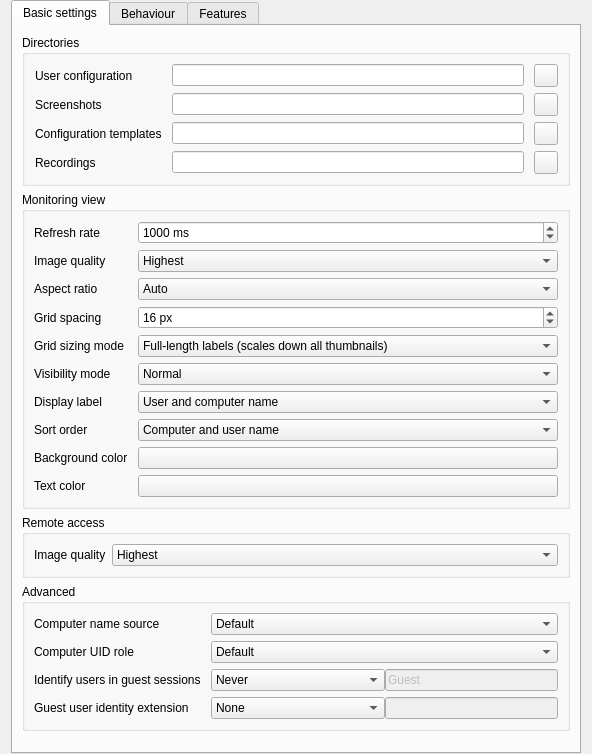
<?xml version="1.0" encoding="UTF-8"?>
<ui version="4.0">
 <class>MasterConfigurationPage</class>
 <widget class="QWidget" name="MasterConfigurationPage">
  <layout class="QVBoxLayout" name="verticalLayout_6">
   <property name="topMargin">
    <number>0</number>
   </property>
   <property name="bottomMargin">
    <number>0</number>
   </property>
   <item>
    <widget class="QTabWidget" name="tabWidget">
     <property name="currentIndex">
      <number>0</number>
     </property>
     <widget class="QWidget" name="tab">
      <attribute name="title">
       <string>Basic settings</string>
      </attribute>
      <layout class="QVBoxLayout" name="verticalLayout_2">
       <item>
        <widget class="QGroupBox" name="groupBox">
         <property name="title">
          <string>Directories</string>
         </property>
         <layout class="QGridLayout" name="gridLayout_3">
          <property name="leftMargin">
           <number>10</number>
          </property>
          <property name="horizontalSpacing">
           <number>10</number>
          </property>
          <item row="1" column="1">
           <widget class="QLineEdit" name="screenshotDirectory"/>
          </item>
          <item row="1" column="0">
           <widget class="QLabel" name="label">
            <property name="text">
             <string>Screenshots</string>
            </property>
           </widget>
          </item>
          <item row="1" column="2">
           <widget class="QToolButton" name="openScreenshotDirectory">
            <property name="icon">
             <iconset resource="../../core/resources/core.qrc">
              <normaloff>:/core/document-open.png</normaloff>:/core/document-open.png</iconset>
            </property>
           </widget>
          </item>
          <item row="0" column="1">
           <widget class="QLineEdit" name="userConfigurationDirectory"/>
          </item>
          <item row="0" column="2">
           <widget class="QToolButton" name="openUserConfigurationDirectory">
            <property name="icon">
             <iconset resource="../../core/resources/core.qrc">
              <normaloff>:/core/document-open.png</normaloff>:/core/document-open.png</iconset>
            </property>
           </widget>
          </item>
          <item row="0" column="0">
           <widget class="QLabel" name="label_2">
            <property name="text">
             <string>User configuration</string>
            </property>
           </widget>
          </item>
          <item row="2" column="0">
           <widget class="QLabel" name="label_15">
            <property name="text">
             <string>Configuration templates</string>
            </property>
           </widget>
          </item>
          <item row="2" column="1">
           <widget class="QLineEdit" name="configurationTemplatesDirectory"/>
          </item>
          <item row="2" column="2">
           <widget class="QToolButton" name="openConfigurationTemplatesDirectory">
            <property name="icon">
             <iconset resource="../../core/resources/core.qrc">
              <normaloff>:/core/document-open.png</normaloff>:/core/document-open.png</iconset>
            </property>
           </widget>
          </item>
          <item row="3" column="0">
           <widget class="QLabel" name="label_recordings">
            <property name="text">
             <string>Recordings</string>
            </property>
           </widget>
          </item>
          <item row="3" column="1">
           <widget class="QLineEdit" name="recordingsDirectory"/>
          </item>
          <item row="3" column="2">
           <widget class="QToolButton" name="openRecordingsDirectory">
            <property name="icon">
             <iconset resource="../../core/resources/core.qrc">
              <normaloff>:/core/document-open.png</normaloff>:/core/document-open.png</iconset>
            </property>
           </widget>
          </item>
         </layout>
        </widget>
       </item>
       <item>
        <widget class="QGroupBox" name="groupBox_4">
         <property name="title">
          <string>Monitoring view</string>
         </property>
         <layout class="QGridLayout" name="gridLayout_2" columnstretch="0,1">
          <property name="horizontalSpacing">
           <number>10</number>
          </property>
          <item row="12" column="0">
           <widget class="QLabel" name="label_6">
            <property name="text">
             <string>Background color</string>
            </property>
           </widget>
          </item>
          <item row="10" column="0">
           <widget class="QLabel" name="label_10">
            <property name="text">
             <string>Sort order</string>
            </property>
           </widget>
          </item>
          <item row="13" column="0">
           <widget class="QLabel" name="label_9">
            <property name="text">
             <string>Text color</string>
            </property>
           </widget>
          </item>
          <item row="13" column="1">
           <widget class="QPushButton" name="computerMonitoringTextColor"/>
          </item>
          <item row="7" column="0">
           <widget class="QLabel" name="label_16">
            <property name="text">
             <string>Visibility mode</string>
            </property>
           </widget>
          </item>
          <item row="5" column="1">
           <widget class="QSpinBox" name="computerMonitoringThumbnailSpacing">
            <property name="suffix">
             <string> px</string>
            </property>
            <property name="prefix">
             <string/>
            </property>
            <property name="minimum">
             <number>2</number>
            </property>
            <property name="maximum">
             <number>50</number>
            </property>
            <property name="value">
             <number>16</number>
            </property>
           </widget>
          </item>
          <item row="4" column="0">
           <widget class="QLabel" name="label_12">
            <property name="text">
             <string>Aspect ratio</string>
            </property>
           </widget>
          </item>
          <item row="7" column="1">
           <widget class="QComboBox" name="computerMonitoringVisibilityMode">
            <item>
             <property name="text">
              <string>Normal</string>
             </property>
            </item>
            <item>
             <property name="text">
              <string>Blurred</string>
             </property>
            </item>
            <item>
             <property name="text">
              <string>Hidden</string>
             </property>
            </item>
           </widget>
          </item>
          <item row="12" column="1">
           <widget class="QPushButton" name="computerMonitoringBackgroundColor"/>
          </item>
          <item row="0" column="1">
           <widget class="QSpinBox" name="computerMonitoringUpdateInterval">
            <property name="suffix">
             <string> ms</string>
            </property>
            <property name="minimum">
             <number>250</number>
            </property>
            <property name="maximum">
             <number>10000</number>
            </property>
            <property name="singleStep">
             <number>250</number>
            </property>
            <property name="value">
             <number>1000</number>
            </property>
           </widget>
          </item>
          <item row="8" column="1">
           <widget class="QComboBox" name="computerDisplayRoleContent">
            <item>
             <property name="text">
              <string>User and computer name</string>
             </property>
            </item>
            <item>
             <property name="text">
              <string>Only user name</string>
             </property>
            </item>
            <item>
             <property name="text">
              <string>Only computer name</string>
             </property>
            </item>
           </widget>
          </item>
          <item row="1" column="1">
           <widget class="QComboBox" name="computerMonitoringImageQuality">
            <item>
             <property name="text">
              <string>Highest</string>
             </property>
            </item>
            <item>
             <property name="text">
              <string>High</string>
             </property>
            </item>
            <item>
             <property name="text">
              <string>Medium</string>
             </property>
            </item>
            <item>
             <property name="text">
              <string>Low</string>
             </property>
            </item>
            <item>
             <property name="text">
              <string>Lowest</string>
             </property>
            </item>
           </widget>
          </item>
          <item row="10" column="1">
           <widget class="QComboBox" name="computerMonitoringSortOrder">
            <item>
             <property name="text">
              <string>Computer and user name</string>
             </property>
            </item>
            <item>
             <property name="text">
              <string>Only user name</string>
             </property>
            </item>
            <item>
             <property name="text">
              <string>Only computer name</string>
             </property>
            </item>
            <item>
             <property name="text">
              <string>Only last part of user name</string>
             </property>
            </item>
           </widget>
          </item>
          <item row="5" column="0">
           <widget class="QLabel" name="label_11">
            <property name="text">
             <string>Grid spacing</string>
            </property>
           </widget>
          </item>
          <item row="1" column="0">
           <widget class="QLabel" name="label_13">
            <property name="text">
             <string>Image quality</string>
            </property>
           </widget>
          </item>
          <item row="4" column="1">
           <widget class="QComboBox" name="computerMonitoringAspectRatio">
            <item>
             <property name="text">
              <string>Auto</string>
             </property>
            </item>
            <item>
             <property name="text">
              <string notr="true">16:9</string>
             </property>
            </item>
            <item>
             <property name="text">
              <string notr="true">16:10</string>
             </property>
            </item>
            <item>
             <property name="text">
              <string notr="true">3:2</string>
             </property>
            </item>
            <item>
             <property name="text">
              <string notr="true">4:3</string>
             </property>
            </item>
           </widget>
          </item>
          <item row="8" column="0">
           <widget class="QLabel" name="label_8">
            <property name="text">
             <string>Display label</string>
            </property>
           </widget>
          </item>
          <item row="0" column="0">
           <widget class="QLabel" name="label_7">
            <property name="text">
             <string>Refresh rate</string>
            </property>
           </widget>
          </item>
          <item row="6" column="0">
           <widget class="QLabel" name="label_17">
            <property name="text">
             <string>Grid sizing mode</string>
            </property>
           </widget>
          </item>
          <item row="6" column="1">
           <widget class="QComboBox" name="computerMonitoringGridSizingMode">
            <item>
             <property name="text">
              <string>Full-length labels (scales down all thumbnails)</string>
             </property>
            </item>
            <item>
             <property name="text">
              <string>Maximized thumbnails (truncated labels)</string>
             </property>
            </item>
           </widget>
          </item>
         </layout>
        </widget>
       </item>
       <item>
        <widget class="QGroupBox" name="groupBox_5">
         <property name="title">
          <string>Remote access</string>
         </property>
         <layout class="QGridLayout" name="gridLayout_5" columnstretch="0,1">
          <item row="0" column="0">
           <widget class="QLabel" name="label_14">
            <property name="text">
             <string>Image quality</string>
            </property>
           </widget>
          </item>
          <item row="0" column="1">
           <widget class="QComboBox" name="remoteAccessImageQuality">
            <item>
             <property name="text">
              <string>Highest</string>
             </property>
            </item>
            <item>
             <property name="text">
              <string>High</string>
             </property>
            </item>
            <item>
             <property name="text">
              <string>Medium</string>
             </property>
            </item>
            <item>
             <property name="text">
              <string>Low</string>
             </property>
            </item>
            <item>
             <property name="text">
              <string>Lowest</string>
             </property>
            </item>
           </widget>
          </item>
         </layout>
        </widget>
       </item>
       <item>
        <widget class="QGroupBox" name="advancedSettingsGroupBox">
         <property name="title">
          <string>Advanced</string>
         </property>
         <layout class="QGridLayout" name="gridLayout_4" columnstretch="0,1">
          <property name="horizontalSpacing">
           <number>10</number>
          </property>
          <item row="0" column="0">
           <widget class="QLabel" name="computerNameSourceLabel">
            <property name="text">
             <string>Computer name source</string>
            </property>
           </widget>
          </item>
          <item row="2" column="0">
           <widget class="QLabel" name="identifyUsersInGuestSessionsLabel">
            <property name="text">
             <string>Identify users in guest sessions</string>
            </property>
           </widget>
          </item>
          <item row="1" column="1">
           <widget class="QComboBox" name="computerUidRoleContent">
            <item>
             <property name="text">
              <string>Default</string>
             </property>
            </item>
            <item>
             <property name="text">
              <string>Session meta data hash</string>
             </property>
            </item>
           </widget>
          </item>
          <item row="2" column="1">
           <layout class="QHBoxLayout" name="idententifyUsersLayout" stretch="1,1">
            <item>
             <widget class="QComboBox" name="guestUserProperty">
              <property name="sizeAdjustPolicy">
               <enum>QComboBox::SizeAdjustPolicy::AdjustToContents</enum>
              </property>
              <item>
               <property name="text">
                <string>Never</string>
               </property>
              </item>
              <item>
               <property name="text">
                <string>If login name matches</string>
               </property>
              </item>
              <item>
               <property name="text">
                <string>If full name matches</string>
               </property>
              </item>
             </widget>
            </item>
            <item>
             <widget class="QLineEdit" name="guestUserValue">
              <property name="enabled">
               <bool>false</bool>
              </property>
              <property name="text">
               <string>Guest</string>
              </property>
             </widget>
            </item>
           </layout>
          </item>
          <item row="1" column="0">
           <widget class="QLabel" name="computerUidRoleContentLabel">
            <property name="text">
             <string>Computer UID role</string>
            </property>
           </widget>
          </item>
          <item row="0" column="1">
           <widget class="QComboBox" name="computerNameSource">
            <item>
             <property name="text">
              <string>Default</string>
             </property>
            </item>
            <item>
             <property name="text">
              <string>Host address</string>
             </property>
            </item>
            <item>
             <property name="text">
              <string>Session client address</string>
             </property>
            </item>
            <item>
             <property name="text">
              <string>Session client name</string>
             </property>
            </item>
            <item>
             <property name="text">
              <string>Session host name</string>
             </property>
            </item>
            <item>
             <property name="text">
              <string>Session metadata</string>
             </property>
            </item>
            <item>
             <property name="text">
              <string>Full name of user</string>
             </property>
            </item>
            <item>
             <property name="text">
              <string>User login name</string>
             </property>
            </item>
           </widget>
          </item>
          <item row="3" column="0">
           <widget class="QLabel" name="guestUserIdentityExtensionLabel">
            <property name="text">
             <string>Guest user identity extension</string>
            </property>
           </widget>
          </item>
          <item row="3" column="1">
           <layout class="QHBoxLayout" name="guestUserIdentityExtensionLayout" stretch="1,1">
            <item>
             <widget class="QComboBox" name="guestUserIdentityExtensionType">
              <property name="sizeAdjustPolicy">
               <enum>QComboBox::SizeAdjustPolicy::AdjustToContents</enum>
              </property>
              <item>
               <property name="text">
                <string>None</string>
               </property>
              </item>
              <item>
               <property name="text">
                <string>Prefix</string>
               </property>
              </item>
              <item>
               <property name="text">
                <string>Suffix</string>
               </property>
              </item>
             </widget>
            </item>
            <item>
             <widget class="QLineEdit" name="guestUserIdentityExtensionValue">
              <property name="enabled">
               <bool>false</bool>
              </property>
             </widget>
            </item>
           </layout>
          </item>
         </layout>
        </widget>
       </item>
       <item>
        <spacer name="verticalSpacer">
         <property name="orientation">
          <enum>Qt::Orientation::Vertical</enum>
         </property>
         <property name="sizeHint" stdset="0">
          <size>
           <width>20</width>
           <height>10</height>
          </size>
         </property>
        </spacer>
       </item>
      </layout>
     </widget>
     <widget class="QWidget" name="tab_3">
      <attribute name="title">
       <string>Behaviour</string>
      </attribute>
      <layout class="QVBoxLayout" name="verticalLayout_4">
       <item>
        <widget class="QGroupBox" name="groupBox_2">
         <property name="title">
          <string>Program start</string>
         </property>
         <layout class="QVBoxLayout" name="verticalLayout_3">
          <item>
           <widget class="QCheckBox" name="accessControlForMasterEnabled">
            <property name="text">
             <string>Perform access control</string>
            </property>
           </widget>
          </item>
          <item>
           <widget class="QCheckBox" name="autoSelectCurrentLocation">
            <property name="text">
             <string>Automatically select current location</string>
            </property>
           </widget>
          </item>
          <item>
           <widget class="QCheckBox" name="autoAdjustMonitoringIconSize">
            <property name="text">
             <string>Automatically adjust computer icon size</string>
            </property>
           </widget>
          </item>
          <item>
           <widget class="QCheckBox" name="autoOpenComputerSelectPanel">
            <property name="text">
             <string>Automatically open computer select panel</string>
            </property>
           </widget>
          </item>
         </layout>
        </widget>
       </item>
       <item>
        <widget class="QGroupBox" name="groupBox_6">
         <property name="title">
          <string>Computer locations</string>
         </property>
         <layout class="QVBoxLayout" name="verticalLayout_5">
          <item>
           <widget class="QCheckBox" name="showCurrentLocationOnly">
            <property name="text">
             <string>Show current location only</string>
            </property>
           </widget>
          </item>
          <item>
           <widget class="QCheckBox" name="allowAddingHiddenLocations">
            <property name="enabled">
             <bool>false</bool>
            </property>
            <property name="text">
             <string>Allow adding hidden locations manually</string>
            </property>
           </widget>
          </item>
          <item>
           <widget class="QCheckBox" name="hideLocalComputer">
            <property name="text">
             <string>Hide local computer</string>
            </property>
           </widget>
          </item>
          <item>
           <widget class="QCheckBox" name="hideOwnSession">
            <property name="text">
             <string>Hide local session</string>
            </property>
           </widget>
          </item>
          <item>
           <widget class="QCheckBox" name="hideEmptyLocations">
            <property name="text">
             <string>Hide empty locations</string>
            </property>
           </widget>
          </item>
          <item>
           <widget class="QCheckBox" name="hideComputerFilter">
            <property name="text">
             <string>Hide computer filter field</string>
            </property>
           </widget>
          </item>
          <item>
           <widget class="QCheckBox" name="expandLocations">
            <property name="text">
             <string>Always expand all locations</string>
            </property>
           </widget>
          </item>
         </layout>
        </widget>
       </item>
       <item>
        <widget class="QGroupBox" name="groupBox_3">
         <property name="title">
          <string>Modes and features</string>
         </property>
         <layout class="QGridLayout" name="gridLayout" columnstretch="0,1">
          <item row="0" column="0" colspan="2">
           <widget class="QCheckBox" name="enforceSelectedModeForClients">
            <property name="text">
             <string>Enforce selected mode for client computers</string>
            </property>
           </widget>
          </item>
          <item row="1" column="0" colspan="2">
           <widget class="QCheckBox" name="confirmUnsafeActions">
            <property name="toolTip">
             <string>Actions such as rebooting or powering down computers</string>
            </property>
            <property name="text">
             <string>Show confirmation dialog for potentially unsafe actions</string>
            </property>
           </widget>
          </item>
          <item row="3" column="1">
           <widget class="QComboBox" name="computerDoubleClickFeature"/>
          </item>
          <item row="3" column="0">
           <widget class="QLabel" name="label_3">
            <property name="text">
             <string>Feature on computer double click:</string>
            </property>
           </widget>
          </item>
          <item row="2" column="0" colspan="2">
           <widget class="QCheckBox" name="showFeatureWindowsOnSameScreen">
            <property name="text">
             <string>Open feature windows on the same screen as the main window</string>
            </property>
           </widget>
          </item>
         </layout>
        </widget>
       </item>
       <item>
        <spacer name="verticalSpacer_2">
         <property name="orientation">
          <enum>Qt::Orientation::Vertical</enum>
         </property>
         <property name="sizeHint" stdset="0">
          <size>
           <width>20</width>
           <height>10</height>
          </size>
         </property>
        </spacer>
       </item>
      </layout>
     </widget>
     <widget class="QWidget" name="tab_2">
      <attribute name="title">
       <string>Features</string>
      </attribute>
      <layout class="QVBoxLayout" name="verticalLayout">
       <item>
        <layout class="QGridLayout" name="gridLayout_6">
         <item row="0" column="0">
          <widget class="QLabel" name="label_4">
           <property name="text">
            <string>All features</string>
           </property>
          </widget>
         </item>
         <item row="0" column="2">
          <widget class="QLabel" name="label_5">
           <property name="text">
            <string>Disabled features</string>
           </property>
          </widget>
         </item>
         <item row="1" column="0">
          <widget class="QListWidget" name="allFeaturesListWidget"/>
         </item>
         <item row="1" column="1">
          <layout class="QVBoxLayout" name="verticalLayout_18">
           <item>
            <spacer name="verticalSpacer_15">
             <property name="orientation">
              <enum>Qt::Orientation::Vertical</enum>
             </property>
             <property name="sizeHint" stdset="0">
              <size>
               <width>20</width>
               <height>40</height>
              </size>
             </property>
            </spacer>
           </item>
           <item>
            <widget class="QToolButton" name="disableFeatureButton">
             <property name="icon">
              <iconset resource="../../core/resources/core.qrc">
               <normaloff>:/core/go-next.png</normaloff>:/core/go-next.png</iconset>
             </property>
            </widget>
           </item>
           <item>
            <widget class="QToolButton" name="enableFeatureButton">
             <property name="icon">
              <iconset resource="../../core/resources/core.qrc">
               <normaloff>:/core/go-previous.png</normaloff>:/core/go-previous.png</iconset>
             </property>
            </widget>
           </item>
           <item>
            <spacer name="verticalSpacer_16">
             <property name="orientation">
              <enum>Qt::Orientation::Vertical</enum>
             </property>
             <property name="sizeHint" stdset="0">
              <size>
               <width>20</width>
               <height>40</height>
              </size>
             </property>
            </spacer>
           </item>
          </layout>
         </item>
         <item row="1" column="2">
          <widget class="QListWidget" name="disabledFeaturesListWidget"/>
         </item>
        </layout>
       </item>
      </layout>
     </widget>
    </widget>
   </item>
  </layout>
 </widget>
 <tabstops>
  <tabstop>tabWidget</tabstop>
  <tabstop>userConfigurationDirectory</tabstop>
  <tabstop>screenshotDirectory</tabstop>
  <tabstop>configurationTemplatesDirectory</tabstop>
  <tabstop>openUserConfigurationDirectory</tabstop>
  <tabstop>openScreenshotDirectory</tabstop>
  <tabstop>openConfigurationTemplatesDirectory</tabstop>
  <tabstop>computerMonitoringUpdateInterval</tabstop>
  <tabstop>computerMonitoringImageQuality</tabstop>
  <tabstop>computerMonitoringAspectRatio</tabstop>
  <tabstop>computerMonitoringThumbnailSpacing</tabstop>
  <tabstop>computerMonitoringGridSizingMode</tabstop>
  <tabstop>computerMonitoringVisibilityMode</tabstop>
  <tabstop>computerDisplayRoleContent</tabstop>
  <tabstop>computerMonitoringSortOrder</tabstop>
  <tabstop>computerMonitoringBackgroundColor</tabstop>
  <tabstop>computerMonitoringTextColor</tabstop>
  <tabstop>remoteAccessImageQuality</tabstop>
  <tabstop>computerNameSource</tabstop>
  <tabstop>computerUidRoleContent</tabstop>
  <tabstop>guestUserProperty</tabstop>
  <tabstop>guestUserValue</tabstop>
  <tabstop>guestUserIdentityExtensionType</tabstop>
  <tabstop>guestUserIdentityExtensionValue</tabstop>
  <tabstop>accessControlForMasterEnabled</tabstop>
  <tabstop>autoSelectCurrentLocation</tabstop>
  <tabstop>autoAdjustMonitoringIconSize</tabstop>
  <tabstop>autoOpenComputerSelectPanel</tabstop>
  <tabstop>showCurrentLocationOnly</tabstop>
  <tabstop>allowAddingHiddenLocations</tabstop>
  <tabstop>hideLocalComputer</tabstop>
  <tabstop>hideOwnSession</tabstop>
  <tabstop>hideEmptyLocations</tabstop>
  <tabstop>hideComputerFilter</tabstop>
  <tabstop>expandLocations</tabstop>
  <tabstop>enforceSelectedModeForClients</tabstop>
  <tabstop>confirmUnsafeActions</tabstop>
  <tabstop>showFeatureWindowsOnSameScreen</tabstop>
  <tabstop>computerDoubleClickFeature</tabstop>
  <tabstop>allFeaturesListWidget</tabstop>
  <tabstop>disableFeatureButton</tabstop>
  <tabstop>enableFeatureButton</tabstop>
  <tabstop>disabledFeaturesListWidget</tabstop>
 </tabstops>
 <resources>
  <include location="../../core/resources/core.qrc"/>
 </resources>
 <connections>
  <connection>
   <sender>showCurrentLocationOnly</sender>
   <signal>toggled(bool)</signal>
   <receiver>allowAddingHiddenLocations</receiver>
   <slot>setEnabled(bool)</slot>
   <hints>
    <hint type="sourcelabel">
     <x>380</x>
     <y>343</y>
    </hint>
    <hint type="destinationlabel">
     <x>380</x>
     <y>389</y>
    </hint>
   </hints>
  </connection>
  <connection>
   <sender>allFeaturesListWidget</sender>
   <signal>doubleClicked(QModelIndex)</signal>
   <receiver>MasterConfigurationPage</receiver>
   <slot>disableFeature()</slot>
   <hints>
    <hint type="sourcelabel">
     <x>224</x>
     <y>682</y>
    </hint>
    <hint type="destinationlabel">
     <x>444</x>
     <y>413</y>
    </hint>
   </hints>
  </connection>
  <connection>
   <sender>disabledFeaturesListWidget</sender>
   <signal>doubleClicked(QModelIndex)</signal>
   <receiver>MasterConfigurationPage</receiver>
   <slot>enableFeature()</slot>
   <hints>
    <hint type="sourcelabel">
     <x>664</x>
     <y>682</y>
    </hint>
    <hint type="destinationlabel">
     <x>444</x>
     <y>413</y>
    </hint>
   </hints>
  </connection>
  <connection>
   <sender>disableFeatureButton</sender>
   <signal>clicked()</signal>
   <receiver>MasterConfigurationPage</receiver>
   <slot>disableFeature()</slot>
   <hints>
    <hint type="sourcelabel">
     <x>461</x>
     <y>723</y>
    </hint>
    <hint type="destinationlabel">
     <x>444</x>
     <y>413</y>
    </hint>
   </hints>
  </connection>
  <connection>
   <sender>enableFeatureButton</sender>
   <signal>clicked()</signal>
   <receiver>MasterConfigurationPage</receiver>
   <slot>enableFeature()</slot>
   <hints>
    <hint type="sourcelabel">
     <x>461</x>
     <y>766</y>
    </hint>
    <hint type="destinationlabel">
     <x>444</x>
     <y>413</y>
    </hint>
   </hints>
  </connection>
 </connections>
 <slots>
  <slot>enableFeature()</slot>
  <slot>disableFeature()</slot>
 </slots>
</ui>
